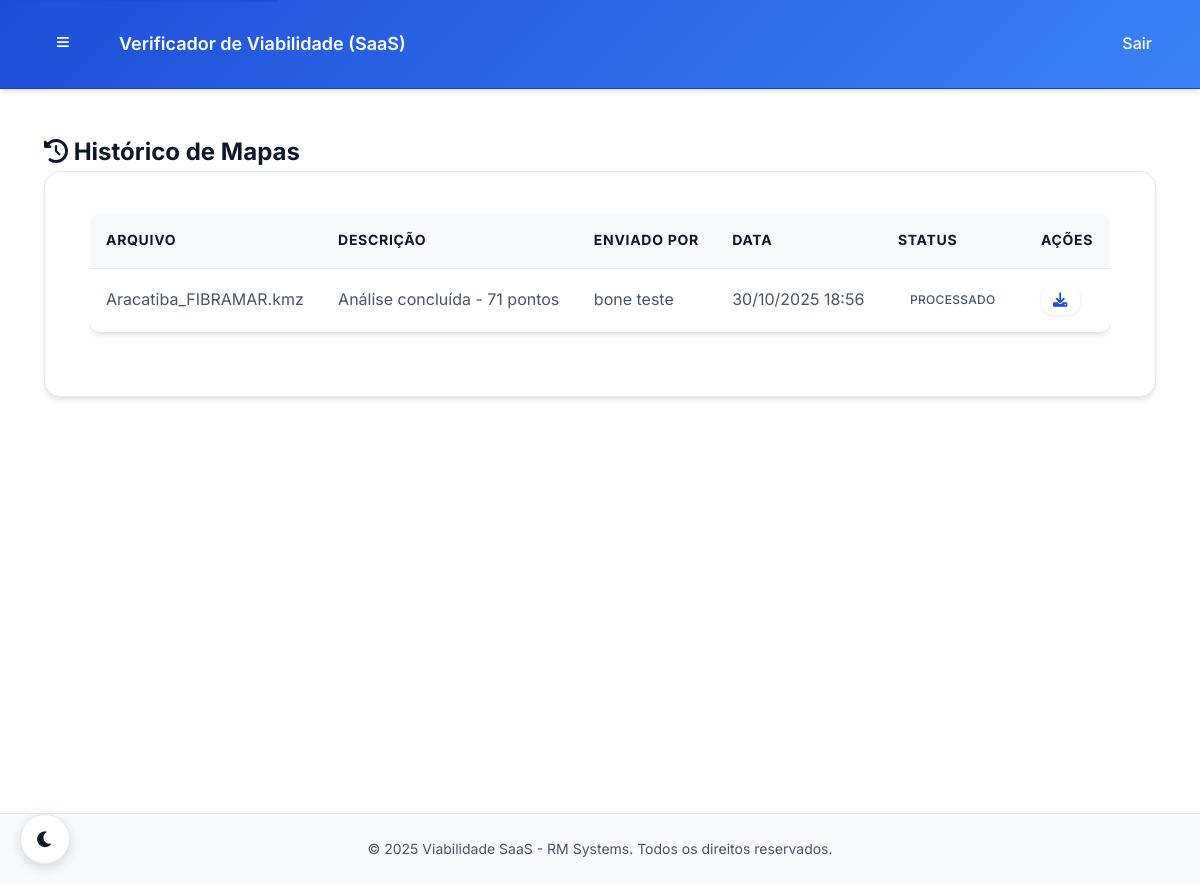
Before: /fibramar/verificador/historico/ (signed in) with the older database file.
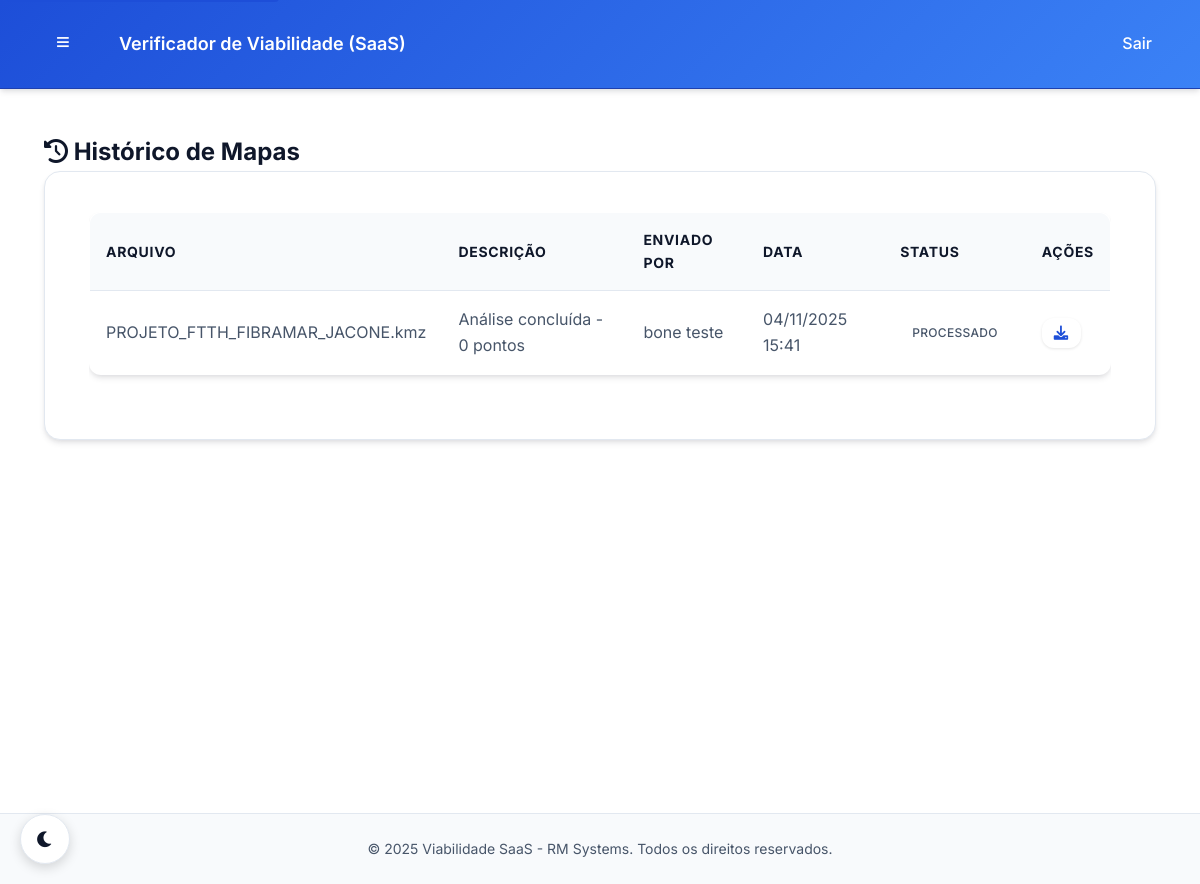
After: the same page with the newer database file.
### core/models.py (models this page shows, shortened)
class CTOMapFile(models.Model):
    FILE_TYPES = [
        ('kml', 'KML'),
        ('kmz', 'KMZ'),
        ('csv', 'CSV'),
        ('xls', 'XLS'),
        ('xlsx', 'XLSX'),
    ]
    PROCESSING_STATUS = [
        ('pending', 'Pendente'),
        ('processing', 'Processando'),
        ('completed', 'Concluído'),
        ('failed', 'Falhou'),
    ]
    file = models.FileField(upload_to="cto_maps/", verbose_name="Arquivo")
    description = models.CharField(max_length=255, blank=True, verbose_name="Descrição")
    file_type = models.CharField(max_length=10, choices=FILE_TYPES, default='csv', verbose_name="Tipo de Arquivo")
    company = models.ForeignKey(
        Company,
        on_delete=models.CASCADE,
        related_name='cto_maps',
        verbose_name="Empresa"
    )
    uploaded_by = models.ForeignKey(
        CustomUser,
        on_delete=models.CASCADE,
        related_name='uploaded_maps',
        verbose_name="Enviado por"
    )
    uploaded_at = models.DateTimeField(auto_now_add=True, verbose_name="Enviado em")
    processing_status = models.CharField(
        max_length=20,
        choices=PROCESSING_STATUS,
        default='pending',
        verbose_name="Status de Processamento"
    )
    is_processed = models.BooleanField(default=False, verbose_name="Processado")
    processed_at = models.DateTimeField(null=True, blank=True, verbose_name="Processado em")
    analysis_id = models.CharField(max_length=100, blank=True, verbose_name="ID da Análise")
    viability_score = models.IntegerField(null=True, blank=True, verbose_name="Score de Viabilidade")
    processing_time = models.FloatField(null=True, blank=True, verbose_name="Tempo de Processamento (s)")
    analysis_results = models.JSONField(default=dict, blank=True, verbose_name="Resultados da Análise")
    issues_found = models.JSONField(default=list, blank=True, verbose_name="Problemas Encontrados")
    recommendations = models.JSONField(default=list, blank=True, verbose_name="Recomendações")
    file_size = models.BigIntegerField(null=True, blank=True, verbose_name="Tamanho do Arquivo (bytes)")
    coordinates_count = models.IntegerField(null=True, blank=True, verbose_name="Número de Coordenadas")
    updated_at = models.DateTimeField(auto_now=True, verbose_name="Atualizado em")
    class Meta:
        verbose_name = "Mapa CTO"
        verbose_name_plural = "Mapas CTO"
        ordering = ['-uploaded_at']
        indexes = [
            models.Index(fields=['company', 'processing_status']),
            models.Index(fields=['uploaded_by', 'uploaded_at']),
            models.Index(fields=['file_type', 'is_processed']),
        ]
    @property
    def file_name(self):
        return os.path.basename(self.file.name) if self.file else ""

class CustomUser(AbstractUser):
    USER_ROLES = [
        ('RM', 'Administrador RM'),  # Você e o Bone
        ('COMPANY_ADMIN', 'Administrador da Empresa'),  # Admin da empresa cliente
        ('COMPANY_USER', 'Usuário da Empresa'),  # Usuário comum da empresa
    ]
    role = models.CharField(
        max_length=20,
        choices=USER_ROLES,
        default='COMPANY_USER',
        verbose_name="Função"
    )
    company = models.ForeignKey(
        Company,
        on_delete=models.CASCADE,
        null=True,
        blank=True,
        related_name='users',
        verbose_name="Empresa"
    )
    phone = models.CharField(max_length=20, blank=True, verbose_name="Telefone")
    created_at = models.DateTimeField(auto_now_add=True, verbose_name="Criado em")
    updated_at = models.DateTimeField(auto_now=True, verbose_name="Atualizado em")
    class Meta:
        verbose_name = "Usuário"
        verbose_name_plural = "Usuários"
    @property
    def is_rm_admin(self):
        return self.role == 'RM' or self.is_superuser
    @property
    def is_company_admin(self):
        return self.role == 'COMPANY_ADMIN'
    def get_full_name(self):
        if self.first_name and self.last_name:
            return f"{self.first_name} {self.last_name}"
        return self.username

### core/views.py (the view)
@login_required
@company_access_required(require_admin=False, allow_user_role=False)
def company_map_history(request, company_slug):
    company = get_object_or_404(Company, slug=company_slug)
    maps = CTOMapFile.objects.filter(company=company).order_by('-uploaded_at')
    return render(request, 'company/maps/history.html', {'maps': maps, 'company': company})

### templates/company/maps/history.html (shortened to what this page needs)
{% extends 'base.html' %}
{% block content %}
<div class="container-fluid">
  <div class="row">
    <div class="col-12">
      <div class="d-flex justify-content-between align-items-center mb-4">
        <h2>
          <i class="fas fa-history me-2"></i>
          Histórico de Mapas
        </h2>
      </div>
      {% if maps %}
      <div class="card">
        <div class="card-body">
          <div class="table-responsive">
            <table class="table table-hover align-middle">
              <thead>
                <tr>
                  <th>Arquivo</th>
                  <th>Descrição</th>
                  <th>Enviado por</th>
                  <th>Data</th>
                  <th>Status</th>
                  <th class="text-end">Ações</th>
                </tr>
              </thead>
              <tbody>
                {% for m in maps %}
                <tr>
                  <td>{{ m.file_name }}</td>
                  <td>{{ m.description|default:'-' }}</td>
                  <td>{{ m.uploaded_by.get_full_name|default:m.uploaded_by.username }}</td>
                  <td>{{ m.uploaded_at|date:'d/m/Y H:i' }}</td>
                  <td>
                    {% if m.is_processed %}
                      <span class="badge bg-success">Processado</span>
                    {% else %}
                      <span class="badge bg-warning text-dark">Pendente</span>
                    {% endif %}
                  </td>
                  <td class="text-end">
                    <a href="{% url 'company:map_download' company_slug=company.slug pk=m.id %}" class="btn btn-sm btn-outline-primary">
                      <i class="fas fa-download"></i>
                    </a>
                  </td>
                </tr>
                {% endfor %}
              </tbody>
            </table>
          </div>
        </div>
      </div>
      {% else %}
      <div class="alert alert-info">
        <i class="fas fa-info-circle"></i> Nenhum mapa encontrado para {{ company.name }}.
      </div>
      {% endif %}
    </div>
  </div>
</div>
{% endblock %}

Changed rows visible on the page:
removed CTOMapFile: file_name "Aracatiba_FIBRAMAR.kmz", description "Análise concluída - 71 pontos", uploaded_by.get_full_name "bone teste", uploaded_at "30/10/2025 18:56", is_processed "PROCESSADO"
added CTOMapFile: file_name "PROJETO_FTTH_FIBRAMAR_JACONE.kmz", description "Análise concluída - 0 pontos", uploaded_by.get_full_name "bone teste", uploaded_at "04/11/2025 15:41", is_processed "PROCESSADO"
